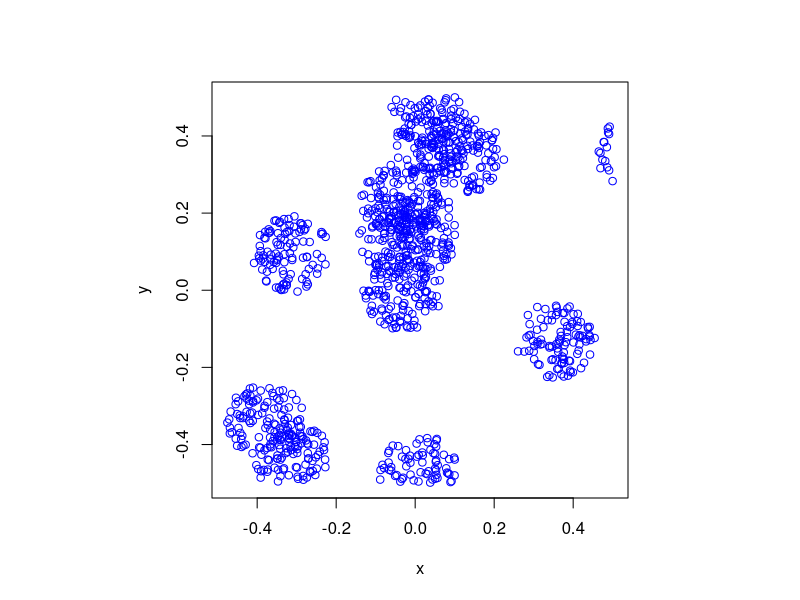

Write the R code that produced this figure. (Note: this script raises an error after producing the figure.)
#Simulate a Matern cluster point process on a rectangle.
#Author: H. Paul Keeler, 2018.
# Website: hpaulkeeler.com
# Repository: github.com/hpaulkeeler/posts
# For more details, see the post:
# hpaulkeeler.com/simulating-a-matern-cluster-point-process/

#Simulation window parameters
xMin=-.5;
xMax=.5;
yMin=-.5;
yMax=.5;

#Parameters for the parent and daughter point processes
lambdaParent=10;#density of parent Poisson point process
lambdaDaughter=100;#mean number of points in each cluster
radiusCluster=0.1;#radius of cluster disk (for daughter points)

#Extended simulation windows parameters
rExt=radiusCluster; #extension parameter -- use cluster radius
xMinExt=xMin-rExt;
xMaxExt=xMax+rExt;
yMinExt=yMin-rExt;
yMaxExt=yMax+rExt;
#rectangle dimensions
xDeltaExt=xMaxExt-xMinExt;
yDeltaExt=yMaxExt-yMinExt;
areaTotalExt=xDeltaExt*yDeltaExt; #area of extended rectangle

#Simulate Poisson point process for the parents
numbPointsParent=rpois(1,areaTotalExt*lambdaParent);#Poisson number of points
#x and y coordinates of Poisson points for the parent
xxParent=xMinExt+xDeltaExt*runif(numbPointsParent);
yyParent=yMinExt+yDeltaExt*runif(numbPointsParent);

#Simulate Poisson point process for the daughters (ie final poiint process)
numbPointsDaughter=rpois(numbPointsParent,lambdaDaughter); 
numbPoints=sum(numbPointsDaughter); #total number of points

#Generate the (relative) locations in polar coordinates by 
#simulating independent variables.
theta=2*pi*runif(numbPoints); #angular coordinates 
rho=radiusCluster*sqrt(runif(numbPoints)); #radial coordinates 

#Convert from polar to Cartesian coordinates
xx0=rho*cos(theta);
yy0=rho*sin(theta);

#replicate parent points (ie centres of disks/clusters)
xx=rep(xxParent,numbPointsDaughter);
yy=rep(yyParent,numbPointsDaughter);

#translate points (ie parents points are the centres of cluster disks)
xx=xx+xx0;
yy=yy+yy0;

#thin points if outside the simulation window
booleInside=((xx>=xMin)&(xx<=xMax)&(yy>=yMin)&(yy<=yMax));
#retain points inside simulation window
xx=xx[booleInside]; 
yy=yy[booleInside]; 

#Plotting
par(pty="s")
plot(xx,yy,'p',xlab='x',ylab='y',col='blue');

library(spatstat);
#Simulate and plot (in one line) Matern cluster point process 
plot(rMatClust(lambdaParent,radiusCluster,lambdaDaughter,c(xMin,xMax,yMin,yMax)));
